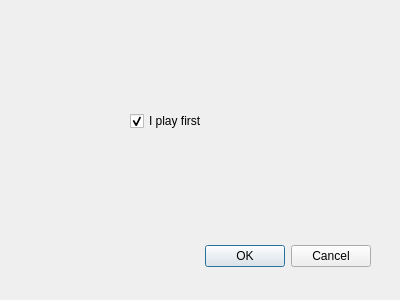
<?xml version="1.0" encoding="UTF-8"?>
<ui version="4.0">
 <class>newGameDialog</class>
 <widget class="QDialog" name="newGameDialog">
  <property name="geometry">
   <rect>
    <x>0</x>
    <y>0</y>
    <width>400</width>
    <height>300</height>
   </rect>
  </property>
  <property name="windowTitle">
   <string>Dialog</string>
  </property>
  <property name="modal">
   <bool>false</bool>
  </property>
  <widget class="QDialogButtonBox" name="buttonBox">
   <property name="geometry">
    <rect>
     <x>30</x>
     <y>240</y>
     <width>341</width>
     <height>32</height>
    </rect>
   </property>
   <property name="orientation">
    <enum>Qt::Horizontal</enum>
   </property>
   <property name="standardButtons">
    <set>QDialogButtonBox::Cancel|QDialogButtonBox::Ok</set>
   </property>
  </widget>
  <widget class="QCheckBox" name="imfirstCheck">
   <property name="geometry">
    <rect>
     <x>130</x>
     <y>110</y>
     <width>87</width>
     <height>22</height>
    </rect>
   </property>
   <property name="text">
    <string>I play first</string>
   </property>
   <property name="checked">
    <bool>true</bool>
   </property>
  </widget>
 </widget>
 <resources/>
 <connections>
  <connection>
   <sender>buttonBox</sender>
   <signal>accepted()</signal>
   <receiver>newGameDialog</receiver>
   <slot>accept()</slot>
   <hints>
    <hint type="sourcelabel">
     <x>248</x>
     <y>254</y>
    </hint>
    <hint type="destinationlabel">
     <x>157</x>
     <y>274</y>
    </hint>
   </hints>
  </connection>
  <connection>
   <sender>buttonBox</sender>
   <signal>rejected()</signal>
   <receiver>newGameDialog</receiver>
   <slot>reject()</slot>
   <hints>
    <hint type="sourcelabel">
     <x>316</x>
     <y>260</y>
    </hint>
    <hint type="destinationlabel">
     <x>286</x>
     <y>274</y>
    </hint>
   </hints>
  </connection>
 </connections>
</ui>
